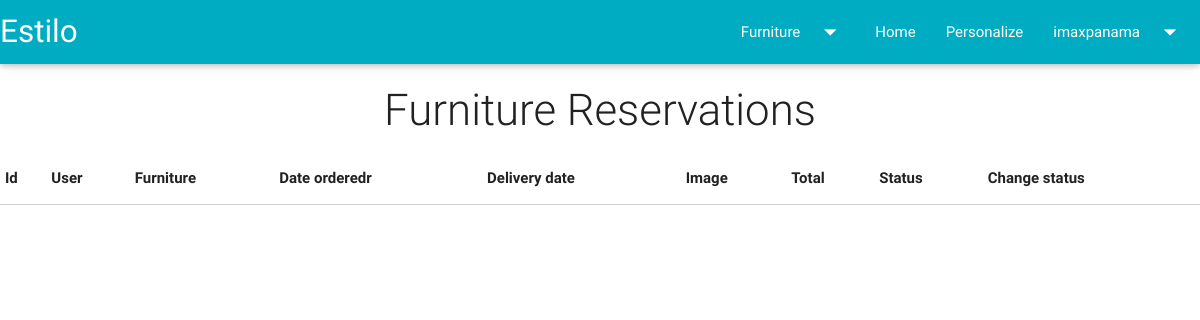
Before: /ad-ver-pre.php (signed in) with the older database file.
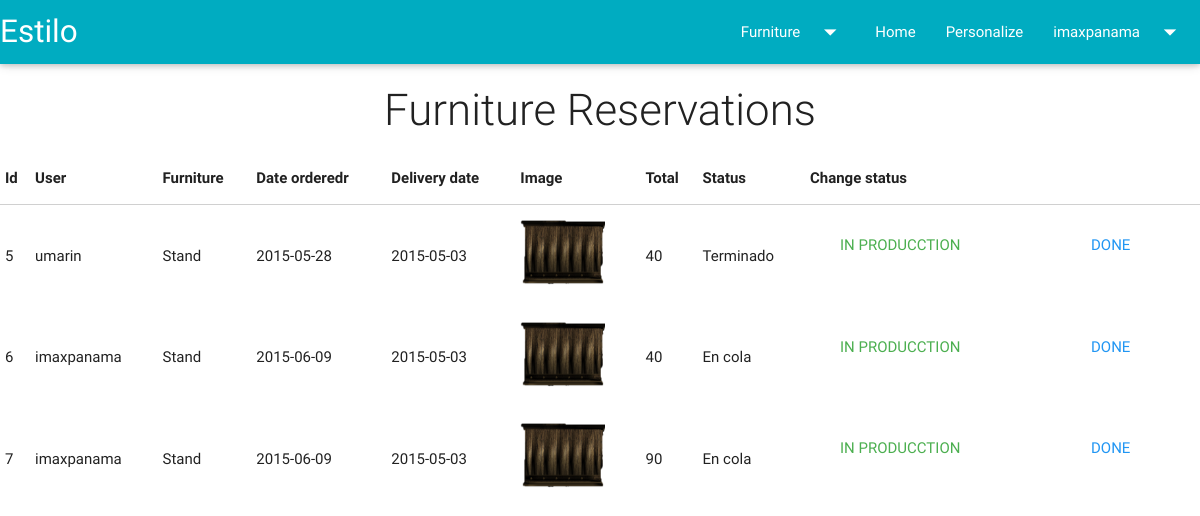
After: the same page with the newer database file.
### tables this page shows
CREATE TABLE IF NOT EXISTS `reserva` (
`idreserva` int(5) NOT NULL,
  `total` double NOT NULL,
  `fecha_ordenado` date NOT NULL,
  `fecha_entrega` date NOT NULL,
  `img` varchar(250) NOT NULL,
  `iduser` int(5) NOT NULL,
  `idmueble` int(5) NOT NULL,
  `estado` text NOT NULL
);

CREATE TABLE IF NOT EXISTS `usuario` (
`iduser` int(5) NOT NULL,
  `usuario` varchar(25) NOT NULL,
  `nombre` varchar(25) NOT NULL,
  `apellido` varchar(25) NOT NULL,
  `contra` varchar(100) NOT NULL,
  `correo` varchar(50) NOT NULL,
  `telefono` varchar(9) NOT NULL,
  `dui` varchar(10) NOT NULL,
  `tipo` varchar(10) NOT NULL
);

CREATE TABLE IF NOT EXISTS `mueble` (
`idmueble` int(5) NOT NULL,
  `nombre` varchar(50) NOT NULL,
  `Descricpion` varchar(500) NOT NULL,
  `tipo` varchar(50) NOT NULL,
  `precio` double NOT NULL,
  `img` varchar(250) NOT NULL,
  `vis` int(10) NOT NULL
);

### ad-ver-pre.php (the view, shortened to what this page needs)
<?php
if (isset($_SESSION['suser']) && $_SESSION['type'] == "admin") {
$con = mysqli_connect('127.0.0.1', 'root', '', 'estilo') or die('An error has ocurred'.mysqli_connect($con));
$consulta = 'SELECT * FROM reserva';
$result = $con->query($consulta);
?>
<!doctype html>
<html lang="es">
<head>
  <link type="text/css" rel="stylesheet" href="css/style.css" media="screen, projection"/>
  <link type="text/css" rel="stylesheet" href="css/materialize.css"  media="screen,projection"/>
</head>
<body>
    <h3 class="light center">Furniture Reservations</h3>
    <table class="responsive-table col s12">
      <thead>
        <tr>
          <th>Id</th>
          <th>User</th>
          <th>Furniture</th>
          <th>Date orderedr</th>
          <th>Delivery date</th>
          <th>Image</td>
          <th>Total</th>
          <th>Status</th>
          <th colspan="2">Change status</th>
        </tr>
     </thead>
       <?php while($row = mysqli_fetch_array($result)) {
        $sql = mysql_query("SELECT usuario FROM usuario WHERE iduser= '".$row['iduser']."'");
        $dato = mysql_fetch_array($sql);
        $user = $dato['usuario'];
        $sql0 = mysql_query("SELECT nombre FROM mueble WHERE idmueble= '".$row['idmueble']."'");
        $dato0 = mysql_fetch_array($sql0);
        $mueble = $dato0['nombre'];
        ?>
      <tr>
        <td><input type="hidden" value="<?php echo $row['idreserva'];?>"><?php echo $row['idreserva'];?></td>
        <td><p><?php echo $user;?></p></td>
        <td><p><?php echo $mueble;?></p></td>
        <td><p><?php echo $row['fecha_ordenado'];?></p></td>
        <td><p><?php echo $row['fecha_entrega'];?></p></td>
        <td><img src="<?php echo $row['img'];?>" style="width: 85px; height:65px;"></td>
        <td><p><?php echo $row['total'];?></p></td>
        <td><p><?php echo $row['estado'];?></p></td>
        <td><a href="php/upt.php?id=<?php echo $row['idmueble'];?>" class="waves-effect waves-teal btn-flat green-text">In producction  </a></td>
        <td><a href="php/upt1.php?id=<?php echo $row['idmueble'];?>" class="waves-effect waves-teal btn-flat blue-text">Done</a></td>
        <?php } ?>
      </tr>
    </table>
</body>
</html>
 <?php
}else{
  echo '<script> alert("Unauthenticated user"); location.href = "index.php"; </script>';
}
  ?>

### css/style.css (style rules this page uses)
p { line-height: 2rem; }

Changed rows visible on the page:
added reserva: idreserva "5", iduser.usuario "umarin", idmueble.nombre "Stand", fecha_ordenado "2015-05-28", fecha_entrega "2015-05-03", img (picture), total "40", estado "Terminado"
added reserva: idreserva "6", iduser.usuario "imaxpanama", idmueble.nombre "Stand", fecha_ordenado "2015-06-09", fecha_entrega "2015-05-03", img (picture), total "40", estado "En cola"
added reserva: idreserva "7", iduser.usuario "imaxpanama", idmueble.nombre "Stand", fecha_ordenado "2015-06-09", fecha_entrega "2015-05-03", img (picture), total "90", estado "En cola"
